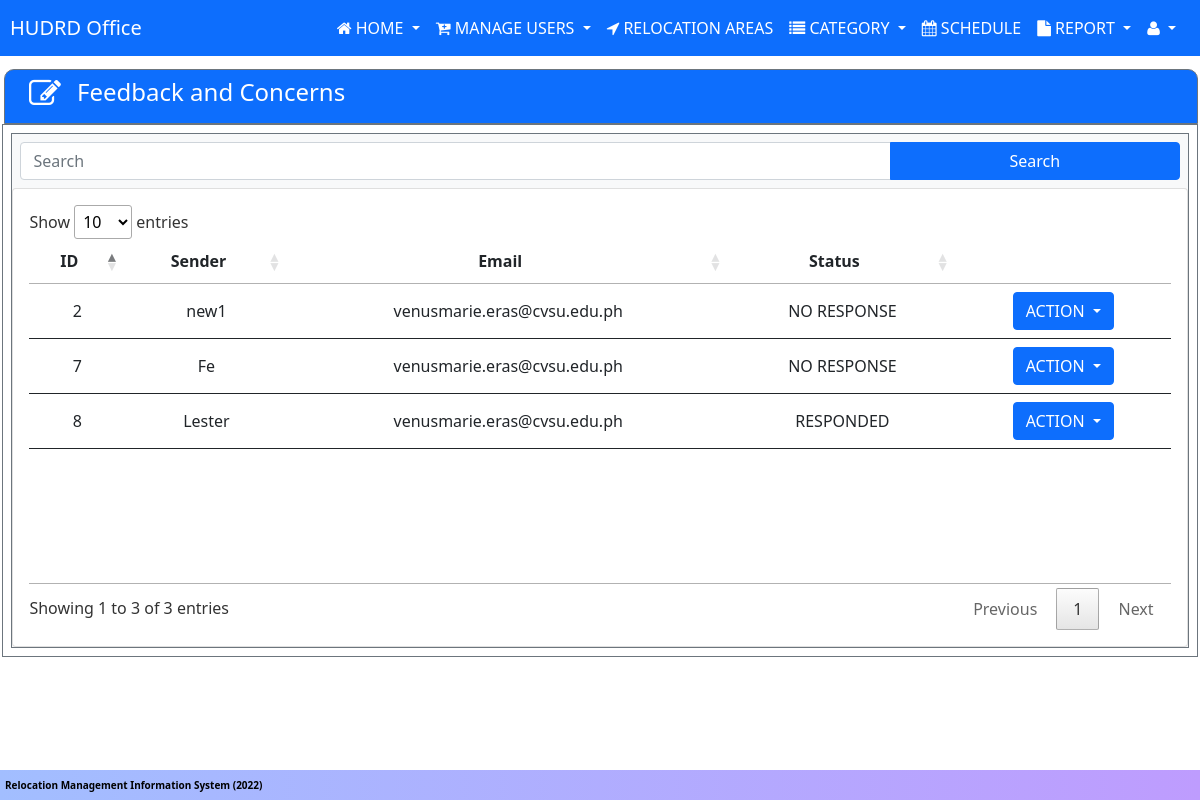
Before: /userData/hudrd/hudrd-concern.php (signed in) with the older database file.
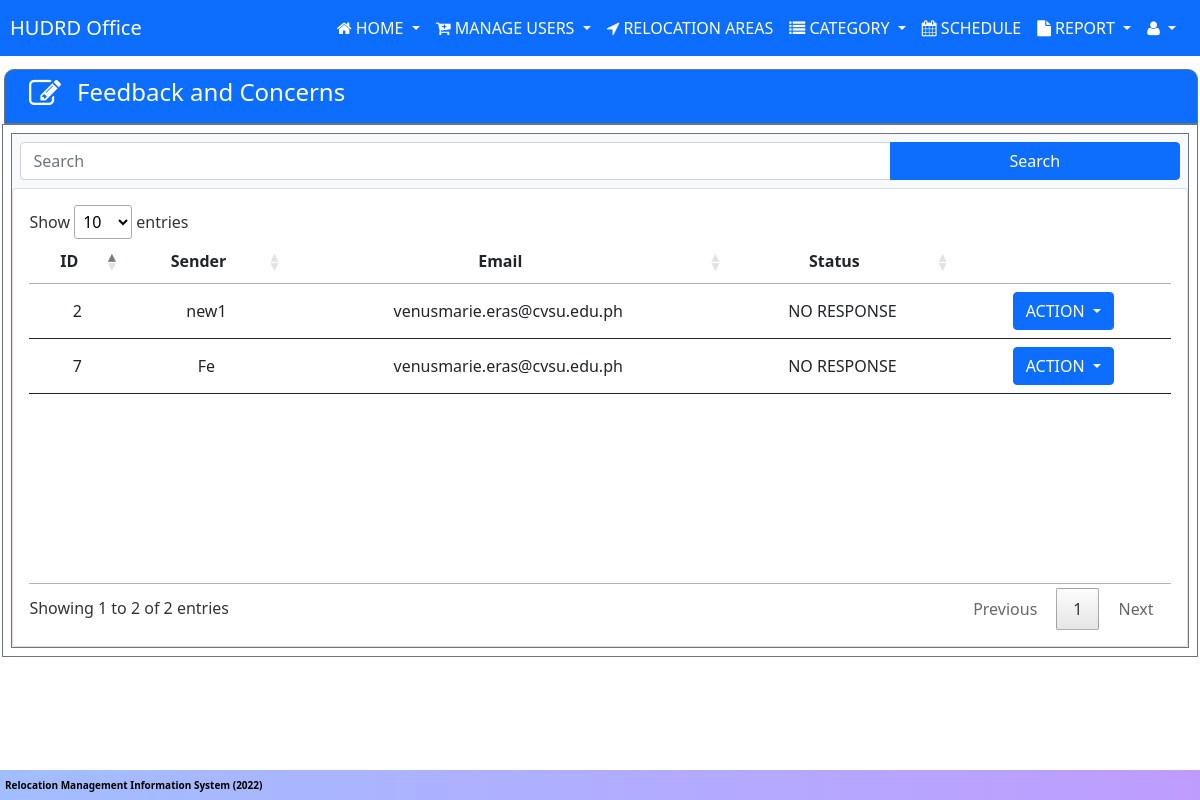
After: the same page with the newer database file.
### tables this page shows
CREATE TABLE `tbl_concern` (
  `f_id` int(11) NOT NULL AUTO_INCREMENT,
  `fname` varchar(255) DEFAULT NULL,
  `lname` varchar(255) DEFAULT NULL,
  `mname` varchar(255) DEFAULT NULL,
  `ename` varchar(255) DEFAULT NULL,
  `email` varchar(255) DEFAULT NULL,
  `cp_num` varchar(50) DEFAULT NULL,
  `concern` varchar(5000) DEFAULT NULL,
  `response` varchar(5000) DEFAULT NULL,
  `c_status` varchar(255) DEFAULT 'NO RESPONSE',
  PRIMARY KEY (`f_id`)
);

### userData/hudrd/hudrd-concern.php (the view, shortened to what this page needs)
<?php include '../../includes/header.php';
?>
<div class="ms-1 d-inline-flex p-2 border border-1 border-secondary text-white bg-primary"
    style="border-top-left-radius: 10px;border-top-right-radius:10px;width: 99.50%;">
    <i class="ps-3 fa fa-2x fa-edit "></i>
    <h4 class="ps-3 w-25"> Feedback and Concerns</h4>
</div>
<div class=" ms-auto me-auto p-2 border border-1 border-secondary" style="width: 99.60%;">
    <div class="bg-light  me-auto ms-auto border-1 border-secondary border">
        <form action="<?php echo $_SERVER['PHP_SELF']; ?>" method="POST">
            <div class="input-group p-2">
                <input type="text" name="searchKey" value="<?php if (isset($_POST['searchKey'])) {
                                                                echo $_POST['searchKey'];
                                                            } ?>" id="" class="form-control" placeholder="Search">
                <input type="submit" name="submitSearch" value="Search" class=" btn btn-primary w-25">
            </div>
        </form>
        <div class="card">
            <div class="card-body">
                <table class=" table table-hover word-wrap w-100" id="example">
                    <thead>
                        <tr>
                            <th>ID</th>
                            <th>Sender</th>
                            <th>Email</th>
                            <th>Status</th>
                            <th></th>
                        </tr>
                    </thead>
                    <tbody>
                        <?php
                        require_once '../../includes/conn.php';
                        if (isset($_POST['submitSearch'])) {
                            $searchName = $conn->real_escape_string($_POST['searchKey']);
                            $query = "SELECT * FROM tbl_concern WHERE f_id LIKE '%$searchName%' OR fname LIKE '%$searchName%' OR  lname LIKE '%$searchName%' OR  ename LIKE '%$searchName%' OR  mname LIKE '%$searchName%' OR CONCAT( fname,' ', lname) LIKE '%$searchName%' OR CONCAT(fname,' ',lname,' ',ename) LIKE '%$searchName%' OR c_status LIKE '%$searchName%'";
                            $result = $conn->query($query);
                            if (mysqli_num_rows($result) > 0) {
                                while ($row = $result->fetch_assoc()) :
                        ?>
                        <tr>
                            <td><?php echo $row['f_id'] ?></td>
                            <td><?php echo $row['fname'] . " " . $row['ename'] ?></td>
                            <td><?php echo $row['email'] ?></td>
                            <td><?php echo $row['c_status'] ?></td>
                            <td class="text-center">
                                <?php include "../../includes/concernModal.php" ?>
                            </td>
                        </tr>
                        <?php
                                endwhile;
                            } else {
                                echo '<td colspan="5" class=" text-danger text-center">
                    NO RECORDS FOUND
                    </td>';
                            }
                            ?>
                        <?php
                        } else {
                            $query = $conn->query("SELECT * FROM tbl_concern");
                            if (mysqli_num_rows($query) > 0) {
                                while ($row = mysqli_fetch_array($query)) :
                            ?>
                        <tr>
                            <td><?php echo $row['f_id'] ?></td>
                            <td><?php echo $row['fname'] . " " . $row['ename'] ?></td>
                            <td><?php echo $row['email'] ?></td>
                            <td><?php echo $row['c_status'] ?></td>
                            <td class="text-center">
                                <?php include "../../includes/concernModal.php" ?>
                        <?php
                                endwhile;
                            } else {
                                echo '<td colspan="5" class=" text-danger text-center">
                    NO RECORDS FOUND
                    </td>';
                            }
                        }
                        ?>
            </div>
        </div>
<?php include '../../includes/footer.php'; ?>

### includes/header.php (shortened to what this page needs)
<!DOCTYPE html>
<html>
<head>
    <link rel="stylesheet" href="../../css/navAndFoot.css">
    <link rel="stylesheet" href="../../css/account.css">
    <link rel="stylesheet" href="../../css/header.css">
    <link rel="stylesheet" href="../../css/bootstrap.min.5.1.2.css">
    <link rel="stylesheet" href="../../css/font-awesome.min.css">
    <link rel="stylesheet" href="../../dataTables/datatable_css/jquery.dataTables.min.css">
    <link rel="stylesheet" href="../../dataTables/datatable_css/responsive.dataTables.min.css">
    <link rel="stylesheet" href="https://cdn.jsdelivr.net/npm/notyf@3/notyf.min.css">
</head>
<body>
    <nav class="navbar navbar-expand-lg navbar-dark bg-primary fixed-top" style="max-width:100vw ;">
        <a class="navbar-brand" href="#">
            <span>HUDRD Office</span>
        </a>
        <div class=" collapse navbar-collapse  text-center" id="navbarCollapse">
            <ul class="navbar-nav navbar-nav-scroll ms-auto me-3 text-center">
                <li class="nav-item dropdown">
                    <a class="nav-link dropdown-toggle text-white" href="#" id="homeDropdown" role="button"
                        data-bs-toggle="dropdown" aria-expanded="false"><i class=" fa fa-home "></i> HOME
                    </a>
                </li>
                <li class="nav-item dropdown">
                    <a class="nav-link dropdown-toggle text-white" href="#" id="orderDropdown" role="button"
                        data-bs-toggle="dropdown" aria-expanded="false"><i class=" fa fa-cart-plus "></i> MANAGE
                        USERS<span class=" notif1">
                        </span>
                    </a>
                </li>
                <li class="nav-item ">
                    <a id="aHome" class="nav-link text-white" href="/thesis/userData/hudrd/hudrd-relocationArea.php"><i
                            class=" fa fa-location-arrow "></i> RELOCATION
                        AREAS</a>
                </li>
                <li class="nav-item dropdown">
                    <a class="nav-link dropdown-toggle text-white" href="#" id="categoryDropdown" role="button"
                        data-bs-toggle="dropdown" aria-expanded="false"><i class=" fa fa-list "></i> CATEGORY
                    </a>
                </li>
                <li class="nav-item">
                    <a id="aProducts" class="nav-link text-white" href="/thesis/userData/hudrd/hudrd-schedule.php"><i
                            class=" fa fa-calendar "></i> SCHEDULE </a>
                </li>
                <li class="nav-item dropdown">
                    <a class="nav-link dropdown-toggle text-white" href="#" id="reportDropdown" role="button"
                        data-bs-toggle="dropdown" aria-expanded="false"><i class=" fa fa-file "></i> REPORT
                    </a>
                </li>
                <li class="nav-item dropdown">
                    <a class="nav-link text-white dropdown-toggle" href="#" id="orderDropdown" role="button"
                        data-bs-toggle="dropdown" aria-expanded="false"><i class=" fa fa-user "></i>
                    </a>
                </li>
            </ul>
        </div>
    </nav>

### includes/concernModal.php (shortened to what this page needs)
<div class="dropdown">
    <button class="btn btn-primary dropdown-toggle" id="dropdownMenu1" type="button" data-bs-toggle="dropdown">
        ACTION
    </button>
</div>
</div>

### includes/footer.php (shortened to what this page needs)
<div class="footer ">
    <span>Relocation Management Information System (2022)</span>
</div>
</body>
</html>

### css/navAndFoot.css (style rules this page uses)
body { font-family: "Franklin Gothic Medium", "Arial Narrow", Arial, sans-serif; height: auto; padding-top: 4.3rem; padding-bottom: 2.5rem; }
.navbar-brand { margin-left: 10px; }
.logoutbtn, .nav-link { transition: 0.3s; }
.footer { position: fixed; height: 30px; bottom: 0; width: 100%; max-width: 100vw; display: flex; align-items: center; padding: 5px; background: linear-gradient(90deg, #a2beff, #be9cfe); }
.footer span { color: black; margin: 0; text-align: center; font-size: x-small; font-weight: bolder; }

Changed rows visible on the page:
removed tbl_concern: f_id "8", fname "Lester", email "venusmarie.eras@cvsu.edu.ph", c_status "RESPONDED"
Other visible differences:
text written by a page script: "Show entries Showing 1 to 3 of 3 entries Previous 1 Next" → "Show entries Showing 1 to 2 of 2 entries Previous 1 Next"
